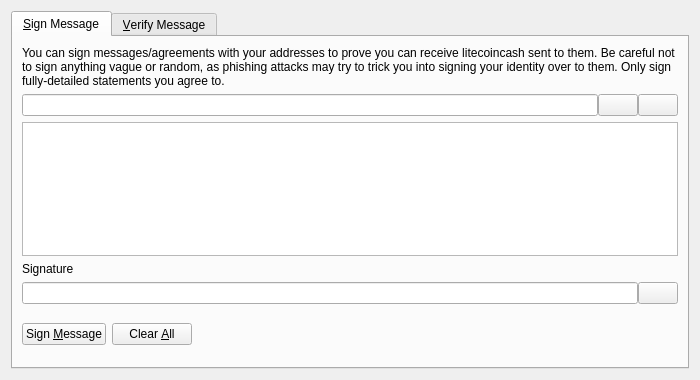
<?xml version="1.0" encoding="UTF-8"?>
<ui version="4.0">
 <class>SignVerifyMessageDialog</class>
 <widget class="QDialog" name="SignVerifyMessageDialog">
  <property name="geometry">
   <rect>
    <x>0</x>
    <y>0</y>
    <width>700</width>
    <height>380</height>
   </rect>
  </property>
  <property name="windowTitle">
   <string>Signatures - Sign / Verify a Message</string>
  </property>
  <property name="modal">
   <bool>true</bool>
  </property>
  <layout class="QVBoxLayout" name="verticalLayout">
   <item>
    <widget class="QTabWidget" name="tabWidget">
     <property name="currentIndex">
      <number>0</number>
     </property>
     <widget class="QWidget" name="tabSignMessage">
      <attribute name="title">
       <string>&amp;Sign Message</string>
      </attribute>
      <layout class="QVBoxLayout" name="verticalLayout_SM">
       <item>
        <widget class="QLabel" name="infoLabel_SM">
         <property name="text">
          <string>You can sign messages/agreements with your addresses to prove you can receive litecoincash sent to them. Be careful not to sign anything vague or random, as phishing attacks may try to trick you into signing your identity over to them. Only sign fully-detailed statements you agree to.</string>
         </property>
         <property name="textFormat">
          <enum>Qt::PlainText</enum>
         </property>
         <property name="wordWrap">
          <bool>true</bool>
         </property>
        </widget>
       </item>
       <item>
        <layout class="QHBoxLayout" name="horizontalLayout_1_SM">
         <property name="spacing">
          <number>0</number>
         </property>
         <item>
          <widget class="QValidatedLineEdit" name="addressIn_SM">
           <property name="toolTip">
            <string>The LightningCash address to sign the message with</string>
           </property>
          </widget>
         </item>
         <item>
          <widget class="QPushButton" name="addressBookButton_SM">
           <property name="toolTip">
            <string>Choose previously used address</string>
           </property>
           <property name="text">
            <string/>
           </property>
           <property name="icon">
            <iconset resource="../bitcoin.qrc">
             <normaloff>:/icons/address-book</normaloff>:/icons/address-book</iconset>
           </property>
           <property name="shortcut">
            <string>Alt+A</string>
           </property>
           <property name="autoDefault">
            <bool>false</bool>
           </property>
          </widget>
         </item>
         <item>
          <widget class="QPushButton" name="pasteButton_SM">
           <property name="toolTip">
            <string>Paste address from clipboard</string>
           </property>
           <property name="text">
            <string/>
           </property>
           <property name="icon">
            <iconset resource="../bitcoin.qrc">
             <normaloff>:/icons/editpaste</normaloff>:/icons/editpaste</iconset>
           </property>
           <property name="shortcut">
            <string>Alt+P</string>
           </property>
           <property name="autoDefault">
            <bool>false</bool>
           </property>
          </widget>
         </item>
        </layout>
       </item>
       <item>
        <widget class="QPlainTextEdit" name="messageIn_SM">
         <property name="toolTip">
          <string>Enter the message you want to sign here</string>
         </property>
        </widget>
       </item>
       <item>
        <widget class="QLabel" name="signatureLabel_SM">
         <property name="text">
          <string>Signature</string>
         </property>
         <property name="textFormat">
          <enum>Qt::PlainText</enum>
         </property>
        </widget>
       </item>
       <item>
        <layout class="QHBoxLayout" name="horizontalLayout_2_SM">
         <property name="spacing">
          <number>0</number>
         </property>
         <item>
          <widget class="QLineEdit" name="signatureOut_SM">
           <property name="font">
            <font>
             <italic>true</italic>
            </font>
           </property>
           <property name="readOnly">
            <bool>true</bool>
           </property>
          </widget>
         </item>
         <item>
          <widget class="QPushButton" name="copySignatureButton_SM">
           <property name="toolTip">
            <string>Copy the current signature to the system clipboard</string>
           </property>
           <property name="text">
            <string/>
           </property>
           <property name="icon">
            <iconset resource="../bitcoin.qrc">
             <normaloff>:/icons/editcopy</normaloff>:/icons/editcopy</iconset>
           </property>
           <property name="autoDefault">
            <bool>false</bool>
           </property>
          </widget>
         </item>
        </layout>
       </item>
       <item>
        <layout class="QHBoxLayout" name="horizontalLayout_3_SM">
         <item>
          <widget class="QPushButton" name="signMessageButton_SM">
           <property name="toolTip">
            <string>Sign the message to prove you own this LightningCash address</string>
           </property>
           <property name="text">
            <string>Sign &amp;Message</string>
           </property>
           <property name="icon">
            <iconset resource="../bitcoin.qrc">
             <normaloff>:/icons/edit</normaloff>:/icons/edit</iconset>
           </property>
           <property name="autoDefault">
            <bool>false</bool>
           </property>
          </widget>
         </item>
         <item>
          <widget class="QPushButton" name="clearButton_SM">
           <property name="toolTip">
            <string>Reset all sign message fields</string>
           </property>
           <property name="text">
            <string>Clear &amp;All</string>
           </property>
           <property name="icon">
            <iconset resource="../bitcoin.qrc">
             <normaloff>:/icons/remove</normaloff>:/icons/remove</iconset>
           </property>
           <property name="autoDefault">
            <bool>false</bool>
           </property>
          </widget>
         </item>
         <item>
          <spacer name="horizontalSpacer_1_SM">
           <property name="orientation">
            <enum>Qt::Horizontal</enum>
           </property>
           <property name="sizeHint" stdset="0">
            <size>
             <width>40</width>
             <height>48</height>
            </size>
           </property>
          </spacer>
         </item>
         <item>
          <widget class="QLabel" name="statusLabel_SM">
           <property name="font">
            <font>
             <weight>75</weight>
             <bold>true</bold>
            </font>
           </property>
           <property name="text">
            <string/>
           </property>
           <property name="wordWrap">
            <bool>true</bool>
           </property>
          </widget>
         </item>
         <item>
          <spacer name="horizontalSpacer_2_SM">
           <property name="orientation">
            <enum>Qt::Horizontal</enum>
           </property>
           <property name="sizeHint" stdset="0">
            <size>
             <width>40</width>
             <height>48</height>
            </size>
           </property>
          </spacer>
         </item>
        </layout>
       </item>
      </layout>
     </widget>
     <widget class="QWidget" name="tabVerifyMessage">
      <attribute name="title">
       <string>&amp;Verify Message</string>
      </attribute>
      <layout class="QVBoxLayout" name="verticalLayout_VM">
       <item>
        <widget class="QLabel" name="infoLabel_VM">
         <property name="text">
          <string>Enter the receiver's address, message (ensure you copy line breaks, spaces, tabs, etc. exactly) and signature below to verify the message. Be careful not to read more into the signature than what is in the signed message itself, to avoid being tricked by a man-in-the-middle attack. Note that this only proves the signing party receives with the address, it cannot prove sendership of any transaction!</string>
         </property>
         <property name="textFormat">
          <enum>Qt::PlainText</enum>
         </property>
         <property name="alignment">
          <set>Qt::AlignLeading|Qt::AlignLeft|Qt::AlignTop</set>
         </property>
         <property name="wordWrap">
          <bool>true</bool>
         </property>
        </widget>
       </item>
       <item>
        <layout class="QHBoxLayout" name="horizontalLayout_1_VM">
         <property name="spacing">
          <number>0</number>
         </property>
         <item>
          <widget class="QValidatedLineEdit" name="addressIn_VM">
           <property name="toolTip">
            <string>The LightningCash address the message was signed with</string>
           </property>
          </widget>
         </item>
         <item>
          <widget class="QPushButton" name="addressBookButton_VM">
           <property name="toolTip">
            <string>Choose previously used address</string>
           </property>
           <property name="text">
            <string/>
           </property>
           <property name="icon">
            <iconset resource="../bitcoin.qrc">
             <normaloff>:/icons/address-book</normaloff>:/icons/address-book</iconset>
           </property>
           <property name="shortcut">
            <string>Alt+A</string>
           </property>
           <property name="autoDefault">
            <bool>false</bool>
           </property>
          </widget>
         </item>
        </layout>
       </item>
       <item>
        <widget class="QPlainTextEdit" name="messageIn_VM"/>
       </item>
       <item>
        <widget class="QValidatedLineEdit" name="signatureIn_VM"/>
       </item>
       <item>
        <layout class="QHBoxLayout" name="horizontalLayout_2_VM">
         <item>
          <widget class="QPushButton" name="verifyMessageButton_VM">
           <property name="toolTip">
            <string>Verify the message to ensure it was signed with the specified LightningCash address</string>
           </property>
           <property name="text">
            <string>Verify &amp;Message</string>
           </property>
           <property name="icon">
            <iconset resource="../bitcoin.qrc">
             <normaloff>:/icons/transaction_0</normaloff>:/icons/transaction_0</iconset>
           </property>
           <property name="autoDefault">
            <bool>false</bool>
           </property>
          </widget>
         </item>
         <item>
          <widget class="QPushButton" name="clearButton_VM">
           <property name="toolTip">
            <string>Reset all verify message fields</string>
           </property>
           <property name="text">
            <string>Clear &amp;All</string>
           </property>
           <property name="icon">
            <iconset resource="../bitcoin.qrc">
             <normaloff>:/icons/remove</normaloff>:/icons/remove</iconset>
           </property>
           <property name="autoDefault">
            <bool>false</bool>
           </property>
          </widget>
         </item>
         <item>
          <spacer name="horizontalSpacer_1_VM">
           <property name="orientation">
            <enum>Qt::Horizontal</enum>
           </property>
           <property name="sizeHint" stdset="0">
            <size>
             <width>40</width>
             <height>48</height>
            </size>
           </property>
          </spacer>
         </item>
         <item>
          <widget class="QLabel" name="statusLabel_VM">
           <property name="font">
            <font>
             <weight>75</weight>
             <bold>true</bold>
            </font>
           </property>
           <property name="text">
            <string/>
           </property>
           <property name="wordWrap">
            <bool>true</bool>
           </property>
          </widget>
         </item>
         <item>
          <spacer name="horizontalSpacer_2_VM">
           <property name="orientation">
            <enum>Qt::Horizontal</enum>
           </property>
           <property name="sizeHint" stdset="0">
            <size>
             <width>40</width>
             <height>48</height>
            </size>
           </property>
          </spacer>
         </item>
        </layout>
       </item>
      </layout>
     </widget>
    </widget>
   </item>
  </layout>
 </widget>
 <customwidgets>
  <customwidget>
   <class>QValidatedLineEdit</class>
   <extends>QLineEdit</extends>
   <header>qt/qvalidatedlineedit.h</header>
  </customwidget>
 </customwidgets>
 <resources>
  <include location="../bitcoin.qrc"/>
 </resources>
 <connections/>
</ui>
